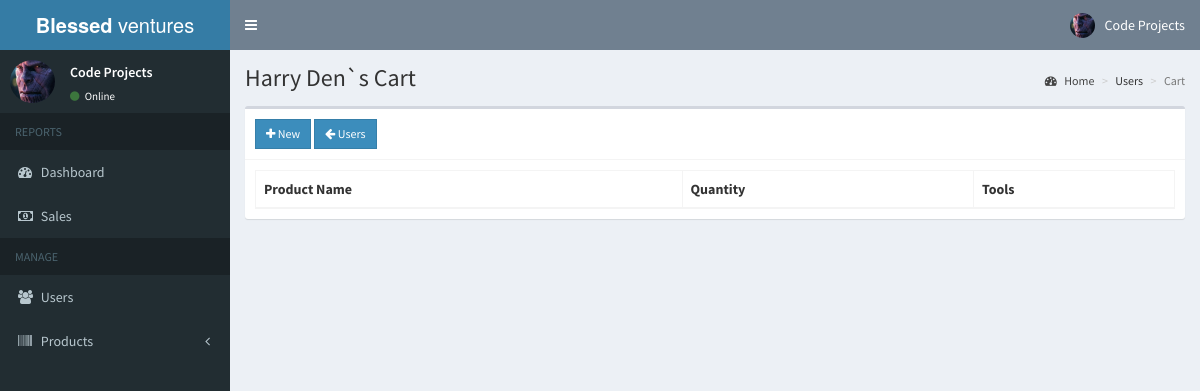
/admin/cart.php?user=9 (signed in), run on the app's committed database.
### tables this page shows
CREATE TABLE IF NOT EXISTS `users` (
`id` int(11) NOT NULL,
  `email` varchar(200) NOT NULL,
  `password` varchar(60) NOT NULL,
  `type` int(1) NOT NULL,
  `firstname` varchar(50) NOT NULL,
  `lastname` varchar(50) NOT NULL,
  `address` text NOT NULL,
  `contact_info` varchar(100) NOT NULL,
  `photo` varchar(200) NOT NULL,
  `status` int(1) NOT NULL,
  `activate_code` varchar(15) NOT NULL,
  `reset_code` varchar(15) NOT NULL,
  `created_on` date NOT NULL
);

### admin/includes/session.php (called while the page is built, shortened)
<?php
	include '../includes/conn.php';
	$conn = $pdo->open();
	$stmt = $conn->prepare("SELECT * FROM users WHERE id=:id");
	$stmt->execute(['id'=>$_SESSION['admin']]);
	$admin = $stmt->fetch();
?>

### admin/cart.php (the view, shortened to what this page needs)
<?php include 'includes/session.php'; ?>
<?php
  if(!isset($_GET['user'])){
    header('location: users.php');
    exit();
  }
  else{
    $conn = $pdo->open();
    $stmt = $conn->prepare("SELECT * FROM users WHERE id=:id");
    $stmt->execute(['id'=>$_GET['user']]);
    $user = $stmt->fetch();
  }
?>
<?php include 'includes/header.php'; ?>
<body class="hold-transition skin-blue sidebar-mini">
<div class="wrapper">
  <?php include 'includes/navbar.php'; ?>
  <?php include 'includes/menubar.php'; ?>
  <div class="content-wrapper">
    <section class="content-header">
      <h1>
        <?php echo $user['firstname'].' '.$user['lastname'].'`s Cart' ?>
      </h1>
      <ol class="breadcrumb">
        <li><a href="#"><i class="fa fa-dashboard"></i> Home</a></li>
        <li>Users</li>
        <li class="active">Cart</li>
      </ol>
    </section>
    <section class="content">
      <div class="row">
        <div class="col-xs-12">
          <div class="box">
            <div class="box-header with-border">
              <a href="#addnew" data-toggle="modal" id="add" data-id="<?php echo $user['id']; ?>" class="btn btn-primary btn-sm btn-flat"><i class="fa fa-plus"></i> New</a>
              <a href="users.php" class="btn btn-sm btn-primary btn-flat"><i class="fa fa-arrow-left"></i> Users</a>
            </div>
            <div class="box-body">
              <table id="example1" class="table table-bordered">
                <thead>
                  <th>Product Name</th>
                  <th>Quantity</th>
                  <th>Tools</th>
                </thead>
              </table>
            </div>
          </div>
        </div>
      </div>
    </section>
  </div>
</div>
</body>
</html>

### admin/includes/navbar.php (shortened to what this page needs)
<header class="main-header">
  <a href="#" class="logo">
    <span class="logo-lg"><b>Blessed </b>ventures</span>
  </a>
  <nav class="navbar navbar-static-top">
    <a href="#" class="sidebar-toggle" data-toggle="push-menu" role="button">
    </a>
    <div class="navbar-custom-menu">
      <ul class="nav navbar-nav">
        <li class="dropdown user user-menu">
          <a href="#" class="dropdown-toggle" data-toggle="dropdown">
            <img src="<?php echo (!empty($admin['photo'])) ? '../images/'.$admin['photo'] : '../images/profile.jpg'; ?>" class="user-image" alt="User Image">
            <span class="hidden-xs"><?php echo $admin['firstname'].' '.$admin['lastname']; ?></span>
          </a>
        </li>
      </ul>
    </div>
  </nav>
</header>

### admin/includes/menubar.php (shortened to what this page needs)
<aside class="main-sidebar">
  <section class="sidebar">
    <div class="user-panel">
      <div class="pull-left image">
        <img src="<?php echo (!empty($admin['photo'])) ? '../images/'.$admin['photo'] : '../images/profile.jpg'; ?>" class="img-circle" alt="User Image">
      </div>
      <div class="pull-left info">
        <p><?php echo $admin['firstname'].' '.$admin['lastname']; ?></p>
        <a><i class="fa fa-circle text-success"></i> Online</a>
      </div>
    </div>
    <ul class="sidebar-menu" data-widget="tree">
      <li class="header">REPORTS</li>
      <li><a href="home.php"><i class="fa fa-dashboard"></i> <span>Dashboard</span></a></li>
      <li><a href="sales.php"><i class="fa fa-money"></i> <span>Sales</span></a></li>
      <li class="header">MANAGE</li>
      <li><a href="users.php"><i class="fa fa-users"></i> <span>Users</span></a></li>
      <li class="treeview">
        <a href="#">
          <i class="fa fa-barcode"></i>
          <span>Products</span>
          <span class="pull-right-container">
            <i class="fa fa-angle-left pull-right"></i>
          </span>
        </a>
      </li>
    </ul>
  </section>
</aside>

### data on the page
users: photo (picture), firstname "Code", lastname "Projects"
users: firstname "Harry", lastname "Den"
